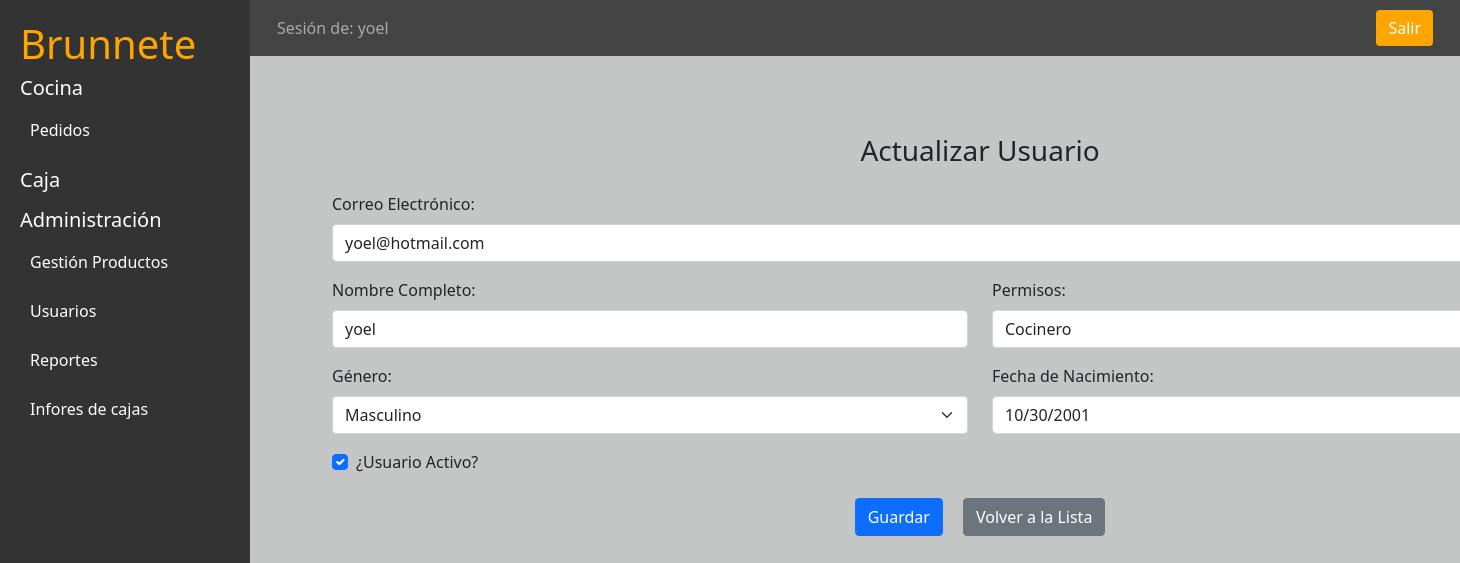
/users/update/9/ (signed in), run on the app's committed database.
### applications/users/models.py (models this page shows, shortened)
class User(AbstractBaseUser, PermissionsMixin):
    ADMINISTRADOR = '0'
    CAJERO = '1'
    COCINERO = '2'
    VARON = 'M'
    MUJER = 'F'
    OTRO = 'O'
    OCUPATION_CHOICES = [
        (ADMINISTRADOR, 'Administrador'),
        (CAJERO, 'Cajero'),
        (COCINERO, 'Cocinero'),
    ]
    GENDER_CHOICES = [
        (VARON, 'Masculino'),
        (MUJER, 'Femenino'),
        (OTRO, 'Otros'),
    ]
    email = models.EmailField(unique=True)
    telefono = models.CharField('Telefono', max_length=50, default='123')
    full_name = models.CharField('Nombres', max_length=100)
    domicilio = models.CharField('Domicilio', max_length=100, blank=True, null=True)
    ocupation = models.CharField(
        max_length=1,
        choices=OCUPATION_CHOICES,
        blank=True
    )
    genero = models.CharField(
        max_length=1,
        choices=GENDER_CHOICES,
        blank=True
    )
    date_birth = models.DateField(
        'Fecha de nacimiento',
        blank=True,
        null=True
    )
    is_staff = models.BooleanField(default=False)
    is_active = models.BooleanField(default=False)
    USERNAME_FIELD = 'email'
    REQUIRED_FIELDS = ['full_name']
    objects = UserManager()

### applications/users/views.py (the view)
class UserUpdateView(LoginRequiredMixin, UpdateView):
    template_name = "users/update.html"
    model = User
    form_class = UserUpdateForm
    success_url = reverse_lazy('users_app:User-Lista')
    login_url = reverse_lazy('users_app:User-Login')

### applications/procesors.py (called while the page is built)
def caja(request):
    try:
        caja = Caja.objects.latest('id')
        user_caja = caja.user.full_name
        return {
            'caja_activa': caja.abierta_caja,
            'caja_activa_usuario': user_caja, # Agrega el usuario que tiene la caja activa
        }
    except:
        return {
            'caja_activa': None,
            'caja_activa_usuario': None,
        }

### templates/users/update.html (shortened to what this page needs)
{% extends "panel.html" %}
{% load  static %}
{% block panel-content %}
<div class="container mt-5">
  <h3 class="text-center mb-4">Actualizar Usuario</h3>
  <form method="POST" class="needs-validation" novalidate>
      <div class="mb-3">
          <label for="id_email" class="form-label">Correo Electrónico:</label>
          {{ form.email }}
      </div>
      <div class="row">
          <div class="col-md-6 mb-3">
              <label for="id_full_name" class="form-label">Nombre Completo:</label>
              {{ form.full_name }}
          </div>
          <div class="col-md-6 mb-3">
              <label for="id_ocupation" class="form-label">Permisos:</label>
              {{ form.ocupation }}
          </div>
      </div>
      <div class="row">
          <div class="col-md-6 mb-3">
              <label for="id_genero" class="form-label">Género:</label>
              {{ form.genero }}
          </div>
          <div class="col-md-6 mb-3">
              <label for="id_date_birth" class="form-label">Fecha de Nacimiento:</label>
              {{ form.date_birth }}
          </div>
      </div>
      <div class="mb-3 form-check">
          {{ form.is_active }}
          <label for="id_is_active" class="form-check-label">¿Usuario Activo?</label>
      </div>
      <div class="text-center mt-4">
        <button type="submit" class="btn btn-primary">Guardar</button>
        <a href="{% url 'users_app:User-Lista' %}" class="btn btn-secondary ms-3">Volver a la Lista</a>
        </form>
    </div>
</div>
{% endblock panel-content %}

### templates/panel.html (shortened to what this page needs)
{% extends 'base.html' %}
{% load static %}
{% block css %}
    <link rel="stylesheet" href="{% static 'css/stylesindex.css' %}">
{% endblock css %}
{% block content %}
    <div class="d-flex">
        <div class="sidebar ">
            <h1>Brunnete</h1>
        {% if user.is_active %}
            <h5>Cocina</h5>
            {% if not caja_activa %}
            <a href="#">Debes abrir de Caja</a>
            {% else %}
            <a href="{% url 'cocina_app:Mesas' %}">Pedidos</a>
            {% endif %}
            <div class="mt-3">
                <h5>Caja</h5>
            </div>
            <div class="mt-3">
                <h5>Administración</h5>
                <a href="{% url 'cocina_app:Productos_List' %}">Gestión Productos</a>
                <a href="{% url 'users_app:User-Lista' %}">Usuarios</a>
                <a href="{% url 'caja_app:Ranking_Semanal' %}">Reportes</a>
                <a href="{% url 'caja_app:Lista_Ventas' %}">Infores de cajas</a>
            </div>
        {% endif %}
    </div>
        <div class=" flex-grow-1 ">
            <nav class="navbar navbar-expand-lg navbar-dark">
                {% if user.is_active %}
                <div class="container-fluid">
                    <span class="navbar-text">Sesión de: {{ user.full_name }}</span>
                    <a href="{% url 'users_app:User-Logout' %}" class="btn btn-salir ml-auto">Salir</a>
                </div>
                {% endif %}
            </nav>
            <div class=" container-fluid  content min-vh-100">
            {% block panel-content %}
            {% endblock panel-content %}
            </div>
        </div>
    {% endblock content %}

### static/css/stylesindex.css (style rules this page uses)
.sidebar { background-color: #333; color: white; width: 250px; height: 100vh; padding: 20px; position: fixed; top: 0; left: 0; overflow-y: auto; }
.sidebar h1 { color: orange; }
.sidebar a { color: white; display: block; padding: 10px; margin: 5px 0; text-decoration: none; }
.navbar { background-color: #444; color: white; padding: 15px; position: fixed; top: 0; left: 250px; right: 0; height: 56px; z-index: 1030; display: flex; align-items: center; }
.navbar .btn-salir { background-color: orange; border: none; color: white; }
.content { background-color: #c3c6c4; margin-top: 56px; margin-left: 250px; padding: 30px; min-height: calc(100vh - 56px); }

### data on the page
User: full_name "yoel", email "yoel@hotmail.com", ocupation "Cocinero", genero "Masculino", date_birth "10/30/2001", is_active "☑"
